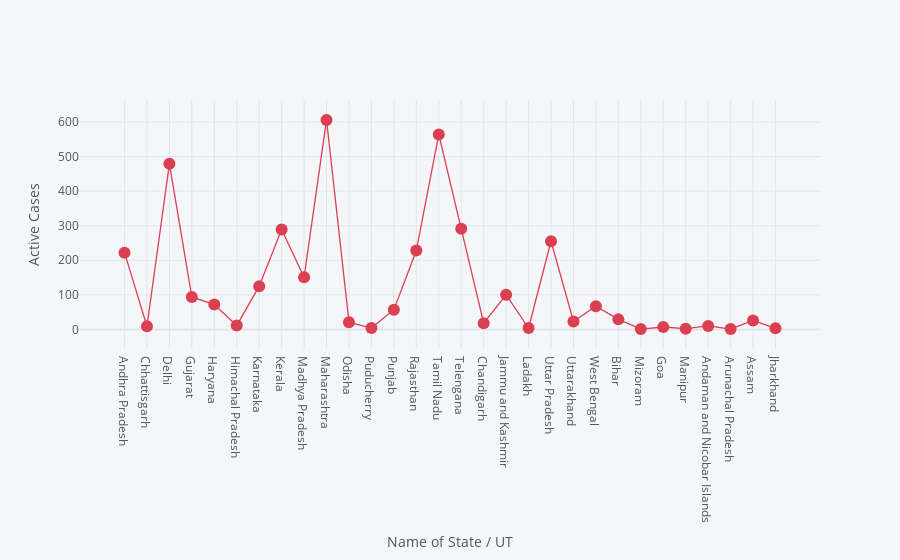

The code cell stored with this chart in its notebook:
### Code cell
df.iplot(kind='scatter',x='Name of State / UT',y='Active Cases',mode='markers+lines',xTitle='Name of State / UT',yTitle='Active Cases',colors='red')

### Figure 1 — Plotly figure (JSON) as saved in the notebook; plotly's stock layout.template omitted (floating-point values rounded to 4 significant figures)
{"data": [{"line": {"color": "rgba(219, 64, 82, 1.0)", "dash": "solid", "shape": "linear", "width": 1.3}, "marker": {"size": 12, "symbol": "circle"}, "mode": "markers+lines", "name": "Active Cases", "text": "", "type": "scatter", "x": ["Andhra Pradesh", "Chhattisgarh", "Delhi", "Gujarat", "Haryana", "Himachal Pradesh", "Karnataka", "Kerala", "Madhya Pradesh", "Maharashtra", "Odisha", "Puducherry", "Punjab", "Rajasthan", "Tamil Nadu", "Telengana", "Chandigarh", "Jammu and Kashmir", "Ladakh", "Uttar Pradesh", "Uttarakhand", "West Bengal", "Bihar", "Mizoram", "Goa", "Manipur", "Andaman and Nicobar Islands", "Arunachal Pradesh", "Assam", "Jharkhand"], "y": [222, 9, 479, 94, 72, 11, 125, 289, 151, 606, 21, 4, 57, 228, 564, 291, 18, 100, 4, 255, 23, 67, 29, 1, 7, 2, 10, 1, 26, 3]}], "layout": {"legend": {"bgcolor": "#F5F6F9", "font": {"color": "#4D5663"}}, "paper_bgcolor": "#F5F6F9", "plot_bgcolor": "#F5F6F9", "title": {"font": {"color": "#4D5663"}}, "xaxis": {"gridcolor": "#E1E5ED", "showgrid": true, "tickfont": {"color": "#4D5663"}, "title": {"font": {"color": "#4D5663"}, "text": "Name of State / UT"}, "zerolinecolor": "#E1E5ED"}, "yaxis": {"gridcolor": "#E1E5ED", "showgrid": true, "tickfont": {"color": "#4D5663"}, "title": {"font": {"color": "#4D5663"}, "text": "Active Cases"}, "zerolinecolor": "#E1E5ED"}}}
